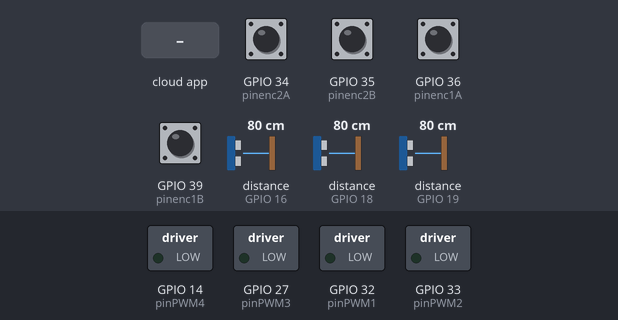
This sketch was run on a simulated ESP32. On the bench: switched loads named in the sketch (green lamp = pin HIGH). Wiring (inferred from the names in the program): 3 × ultrasonic range finder: trigger GPIO 4, echo GPIO 19 / trigger GPIO 5, echo GPIO 18 / trigger GPIO 17, echo GPIO 16. The inputs (shaded band) are chosen by the test bench; at power-on: GPIO 34 (pinenc2A), GPIO 35 (pinenc2B), GPIO 36 (pinenc1A), GPIO 39 (pinenc1B) HIGH, distance to the obstacle (sensors on GPIO 16, GPIO 18, GPIO 19) 80 cm. The echo pulse lasts 58.3 µs per cm; WiFi joins after 1.5 s; servers stay silent unless stated; the ROS host is connected and sends only what is stated; pins used as bus, display or sensor lines are not drawn; what the sketch prints to the serial monitor is not drawn.

Above: at 2.7 s.
2.8 s: the phone or cloud app sets linear.x to -100
At 3.7 s:
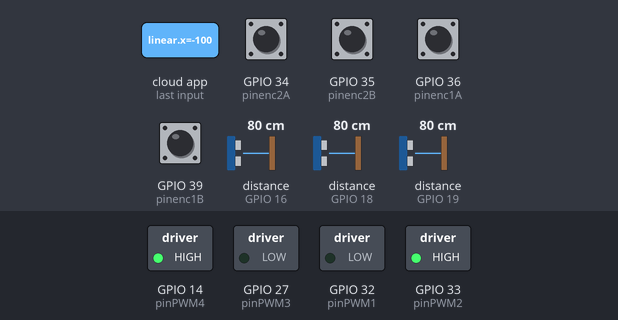
4.3 s: the phone or cloud app sets linear.x to 100
At 6.5 s:
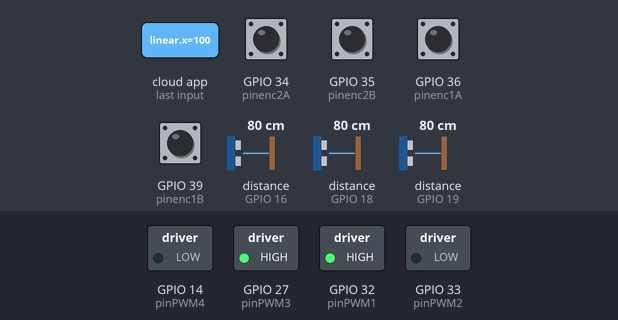
7.3 s: the phone or cloud app sets linear.x to -100
At 8.68 s:
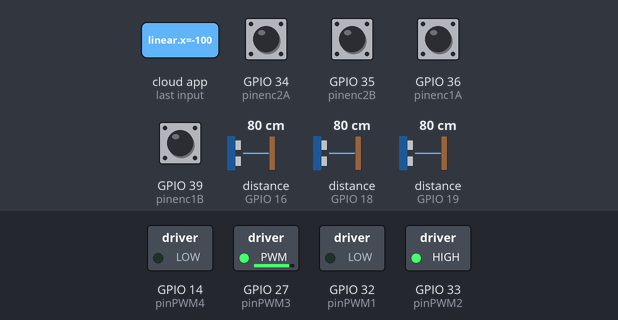
10.2 s: the phone or cloud app sets linear.x to 100
At 11.54 s:
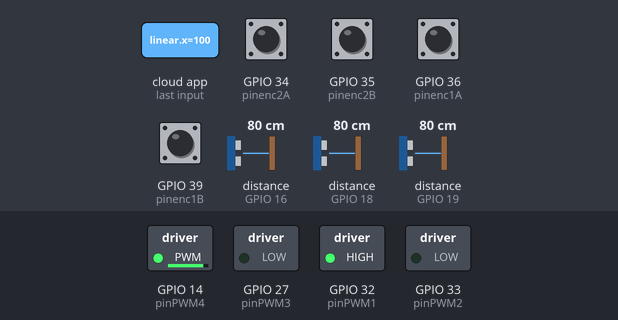
Timing chart, 0 to 13.2 s (numbered marks = the images above; inputs shaded):
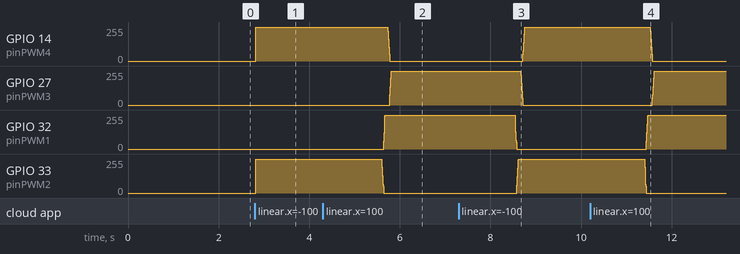

The sketch:

CodArduino.ino
```cpp
// Para evitar reinicios por batería
#include "soc/soc.h"
#include "soc/rtc_cntl_reg.h"

#include <WiFi.h>
#include <micro_ros_arduino.h>

#include <rcl/rcl.h>
#include <rclc/rclc.h>
#include <rclc/executor.h>
#include <geometry_msgs/msg/twist.h>
#include <geometry_msgs/msg/pose.h>
#include <std_msgs/msg/float32.h>
#include <geometry_msgs/msg/vector3.h>

#define M_PI 3.14159265358979323846

//============PINES===============
// --- Pines Motor 1 ---
#define pinPWM1 32
#define pinPWM2 33
#define pinenc1A 36
#define pinenc1B 39

// --- Pines Motor 2 ---
#define pinPWM3 27
#define pinPWM4 14
#define pinenc2A 34
#define pinenc2B 35

// --- Canales LEDC ---
#define chPWM1 0
#define chPWM2 1
#define chPWM3 2
#define chPWM4 3

// Definición de pines para 3 sensores
#define TRIG1 5
#define ECHO1 18

#define TRIG2 17
#define ECHO2 16

#define TRIG3 4
#define ECHO3 19
//===============================

rcl_subscription_t cmd_vel_sub;
rcl_subscription_t cmd_vel2_sub;
geometry_msgs__msg__Twist cmd_vel_msg;
geometry_msgs__msg__Twist cmd_vel2_msg;
rclc_executor_t executor;
rcl_node_t node;
rcl_allocator_t allocator;
rclc_support_t support;

// Publishers
rcl_publisher_t vel_pub_left;
rcl_publisher_t vel_pub_right;
rcl_publisher_t pose_pub;
rcl_publisher_t sensors_pub;

// Mensajes
std_msgs__msg__Float32 vel_msg_left;
std_msgs__msg__Float32 vel_msg_right;
geometry_msgs__msg__Pose pose_msg;
geometry_msgs__msg__Vector3 sensors_msg;


// --- Variables Motor 1 ---
volatile int cont1 = 0;
int contprev1 = 0;
double vel1 = 0, vel_rad1 = 0, pos_rad1 = 0, pos_rad_prev1 = 0;
double error1 = 0, error_ant1 = 0, suma_e1 = 0, dif_e1 = 0, PID1 = 0;
int PWM1_val = 0;

// --- Variables Motor 2 ---
volatile int cont2 = 0;
int contprev2 = 0;
double vel2 = 0, vel_rad2 = 0, pos_rad2 = 0, pos_rad_prev2 = 0;
double error2 = 0, error_ant2 = 0, suma_e2 = 0, dif_e2 = 0, PID2 = 0;
int PWM2_val = 0;

// -------------------------
double consigna1;
double consigna2;
//-------------------------
double sr = 0;
double sl = 0;
//=========PID================
// Motor 1
double kp1 = 163.8503;
double ki1 = 821.7901;
double kd1 = -1.1337;

// Motor 2
double kp2 = 49.6819;
double ki2 = 790.6569;
double kd2 = 0;
//===========================

// Modelo diferencial simple
  const double L = 0.23;    // distancia entre ruedas (m) AJUSTA según tu robot
  const double R =0.0325;  // radio de rueda (m)

//===========================

unsigned long t_actual = 0;
hw_timer_t *timer = NULL;

char ssid[] = "Mi 11 Lite 5G";
char password[] = "Losmueblessonblancos";
char agent_ip[]="10.152.174.188";
uint16_t agent_port = 8888; // Puerto del agente


// --- Encoder Motor 1 ---
void IRAM_ATTR int_enc1A(){
  if (digitalRead(pinenc1A)!=digitalRead(pinenc1B)) cont1++;
  else cont1--;
}
void IRAM_ATTR int_enc1B(){
  if (digitalRead(pinenc1A)==digitalRead(pinenc1B)) cont1++;
  else cont1--;
}

// --- Encoder Motor 2 ---
void IRAM_ATTR int_enc2A(){
  if (digitalRead(pinenc2A)!=digitalRead(pinenc2B)) cont2++;
  else cont2--;
}
void IRAM_ATTR int_enc2B(){
  if (digitalRead(pinenc2A)==digitalRead(pinenc2B)) cont2++;
  else cont2--;
}

double medirDistancia(int trigPin, int echoPin) {
  digitalWrite(trigPin, LOW);
  delayMicroseconds(2);
  digitalWrite(trigPin, HIGH);
  delayMicroseconds(10);
  digitalWrite(trigPin, LOW);

  long duracion = pulseIn(echoPin, HIGH);
  long distancia = duracion * 0.034 / 2; // velocidad del sonido ~340 m/s
  return distancia;
}

void cmd_vel_callback(const void * msgin) {
  const geometry_msgs__msg__Twist * msg = (const geometry_msgs__msg__Twist *)msgin;

  double v = msg->linear.x;   // velocidad lineal (m/s)
  double w = msg->angular.z;  // velocidad angular (rad/s)

  double v_r = v + w * (L/2.0);
  double v_l = v - w * (L/2.0);
  Serial.println(v_r);
  Serial.println(v_l);

  consigna1 = v_l / R; // rad/s
  consigna2 = v_r / R; // rad/s
}


void cmd_vel2_callback(const void * msgin) {
  const geometry_msgs__msg__Twist * msg = (const geometry_msgs__msg__Twist *)msgin;

  double v_l = msg->linear.x;   // velocidad lineal (m/s)
  double v_r = msg->linear.y;  // velocidad angular (rad/s)

  consigna1 = v_l / R; // rad/s
  consigna2 = v_r / R; // rad/s
}

/*void calculo_pose(){
  sr = 2*PI* R*(cont1/(44.0*35.0));
  sl = 2*PI* R*(cont2/(44.0*35.0));

  pose_msg.position.x = ((sr+sl)/(sr-sl))*(L/2)*sin((sr-sl)/L);
  pose_msg.position.y = ((sr+sl)/(sr-sl))*(L/2)*(1-cos((sr-sl)/L));
  pose_msg.orientation.z = (sr-sl)/L;
}*/

long cont1_prev_pose = 0;
long cont2_prev_pose = 0;

void calculo_pose(){
  long dcont1 = cont1 - cont1_prev_pose;
  long dcont2 = cont2 - cont2_prev_pose;

  cont1_prev_pose = cont1;
  cont2_prev_pose = cont2;

  double sr = 2 * PI * R * (dcont1 / (44.0 * 35.0));
  double sl = 2 * PI * R * (dcont2 / (44.0 * 35.0));

  double ds = (sr + sl) / 2.0;
  double dtheta = (sr - sl) / L;

  pose_msg.position.x += ds * cos(pose_msg.orientation.z + dtheta / 2.0);
  pose_msg.position.y += ds * sin(pose_msg.orientation.z  + dtheta / 2.0);
  pose_msg.orientation.z += dtheta;
}

// --- ISR Timer ---
void onTimerISR(){
  t_actual = millis();

  // Motor 1
  vel1=(cont1-contprev1)/0.01;
  pos_rad1=2*PI*cont1/(44*35);
  vel_rad1=(pos_rad1-pos_rad_prev1)/0.01;
  contprev1=cont1;
  pos_rad_prev1=pos_rad1;


  // Motor 2
  vel2=(cont2-contprev2)/0.01;
  pos_rad2=2*PI*cont2/(44*35);
  vel_rad2=(pos_rad2-pos_rad_prev2)/0.01;
  contprev2=cont2;
  pos_rad_prev2=pos_rad2;

    P3_PID(vel_rad1, consigna1, kp1, ki1, kd1, error1, error_ant1, suma_e1, dif_e1, PID1, PWM1_val);
    P3_actua(PWM1_val, chPWM1, chPWM2);

    P3_PID(vel_rad2, consigna2, kp2, ki2, kd2, error2, error_ant2, suma_e2, dif_e2, PID2, PWM2_val);
    P3_actua(PWM2_val, chPWM3, chPWM4);


}

// --- PID Genérico con parámetros por motor ---
void P3_PID(double parametro, double consigna,
            double kp, double ki, double kd,
            double &error, double &error_ant, double &suma_e, double &dif_e,
            double &PID, int &PWM){
  if(consigna == 0){
    PWM =0;
  }else{
    error = consigna - parametro;
    suma_e += error*0.01;
    dif_e = (error - error_ant)/0.01;
    PID = kp*error + ki*suma_e + kd*dif_e;
    error_ant = error;

    if(fabs(consigna - parametro) > 0.1) {
      PWM = (int)PID;
    }
    else {

      PID = 0;

    }
  }


  if(PWM > 1023) {
    PWM = 1023;
  }
  else if(PWM < -1023) {
    PWM = -1023;
  }
  else if(PWM < 200 && PWM > 0) {
    PWM = 200;
  }
  else if(PWM > -200 && PWM < 0) {
    PWM = -200;
  }
}

// --- Actuación Genérica ---
void P3_actua(int PWM, int chA, int chB){
  if(PWM > 0){
    ledcWrite(chA, PWM);
    ledcWrite(chB, 0);
  } else if(PWM < 0){
    ledcWrite(chA, 0);
    ledcWrite(chB, abs(PWM));
  } else {
    ledcWrite(chA, 0);
    ledcWrite(chB, 0);
  }
}

void setup() {
  Serial.begin(115200);

  // Protección de Batería
  WRITE_PERI_REG(RTC_CNTL_BROWN_OUT_REG, 0); // Desactivar reinicio por bajada de voltaje

  // Conectar WiFi
  WiFi.begin(ssid, password);
  while (WiFi.status() != WL_CONNECTED) {
    delay(500);
    Serial.print(".");
  }
  Serial.println("WiFi conectado");

  // Configurar transporte micro-ROS por WiFi
  set_microros_wifi_transports(ssid, password, agent_ip, agent_port);

  // Timer
  timer = timerBegin(0, 80, true);
  timerAttachInterrupt(timer, &onTimerISR, true);
  timerAlarmWrite(timer, 10000, true); // 10ms
  timerAlarmEnable(timer);

  // Encoder Motor 1
  pinMode(pinenc1A, INPUT);
  pinMode(pinenc1B, INPUT);
  attachInterrupt(digitalPinToInterrupt(pinenc1A), int_enc1A, CHANGE);
  attachInterrupt(digitalPinToInterrupt(pinenc1B), int_enc1B, CHANGE);

  // Encoder Motor 2
  pinMode(pinenc2A, INPUT);
  pinMode(pinenc2B, INPUT);
  attachInterrupt(digitalPinToInterrupt(pinenc2A), int_enc2A, CHANGE);
  attachInterrupt(digitalPinToInterrupt(pinenc2B), int_enc2B, CHANGE);

  // PWM Motor 1
  ledcSetup(chPWM1, 1000, 10);
  ledcAttachPin(pinPWM1, chPWM1);
  ledcWrite(chPWM1, 0);
  ledcSetup(chPWM2, 1000, 10);
  ledcAttachPin(pinPWM2, chPWM2);
  ledcWrite(chPWM2, 0);


  // PWM Motor 2
  ledcSetup(chPWM3, 1000, 10);
  ledcAttachPin(pinPWM3, chPWM3);
  ledcWrite(chPWM3, 0);
  ledcSetup(chPWM4, 1000, 10);
  ledcAttachPin(pinPWM4, chPWM4);
  ledcWrite(chPWM4, 0);

  //SENSOR FRONTAL
  pinMode(TRIG1, OUTPUT);
  pinMode(ECHO1, INPUT);

  //SENSOR DERECHA
  pinMode(TRIG2, OUTPUT);
  pinMode(ECHO2, INPUT);

  //SENSOR IZQUIERDA
  pinMode(TRIG3, OUTPUT);
  pinMode(ECHO3, INPUT);

  allocator = rcl_get_default_allocator();
  rclc_support_init(&support, 0, NULL, &allocator);
  rclc_node_init_default(&node, "esp32_node", "", &support);

  rclc_subscription_init_default(
    &cmd_vel_sub,
    &node,
    ROSIDL_GET_MSG_TYPE_SUPPORT(geometry_msgs, msg, Twist),
    "cmd_vel"
  );

  rclc_subscription_init_default(
    &cmd_vel2_sub,
    &node,
    ROSIDL_GET_MSG_TYPE_SUPPORT(geometry_msgs, msg, Twist),
    "cmd_vel2"
  );

  rclc_publisher_init_default(
  &vel_pub_left,
  &node,
  ROSIDL_GET_MSG_TYPE_SUPPORT(std_msgs, msg, Float32),
  "velocity_left"
  );

  rclc_publisher_init_default(
    &vel_pub_right,
    &node,
    ROSIDL_GET_MSG_TYPE_SUPPORT(std_msgs, msg, Float32),
    "velocity_right"
  );

  rclc_publisher_init_default(
  &pose_pub,
  &node,
  ROSIDL_GET_MSG_TYPE_SUPPORT(geometry_msgs, msg, Pose),
  "robot_pose"
  );

  rclc_publisher_init_default(
    &sensors_pub,
    &node,
    ROSIDL_GET_MSG_TYPE_SUPPORT(geometry_msgs, msg, Vector3),
    "sensors_vector"
    );

  rclc_executor_init(&executor, &support.context, 2, &allocator);
  rclc_executor_add_subscription(&executor, &cmd_vel_sub, &cmd_vel_msg, &cmd_vel_callback, ON_NEW_DATA);
  rclc_executor_add_subscription(&executor, &cmd_vel2_sub, &cmd_vel2_msg, &cmd_vel2_callback, ON_NEW_DATA);


  pose_msg.position.x = 0.0;
  pose_msg.position.y = 0.0;
  pose_msg.position.z = 0.0;

  pose_msg.orientation.x = 0.0;
  pose_msg.orientation.y = 0.0;
  pose_msg.orientation.z = 0.0;
  pose_msg.orientation.w = 0.0;


}

void loop() {

  // EN CENTIMETROS
  double d1 = medirDistancia(TRIG1, ECHO1);
  double d2 = medirDistancia(TRIG2, ECHO2);
  double d3 = medirDistancia(TRIG3, ECHO3);

  rclc_executor_spin_some(&executor, RCL_MS_TO_NS(10));

  calculo_pose();

  sensors_msg.x = d1;
  sensors_msg.y = d2;
  sensors_msg.z = d3;

  vel_msg_left.data  = vel_rad1;  // velocidad angular rueda izquierda
  vel_msg_right.data = vel_rad2;  // velocidad angular rueda derecha

  rcl_publish(&vel_pub_left, &vel_msg_left, NULL);
  rcl_publish(&vel_pub_right, &vel_msg_right, NULL);
  rcl_publish(&pose_pub, &pose_msg, NULL);
  rcl_publish(&sensors_pub, &sensors_msg, NULL);


  delay(10);
}
```

Measured:
- after the input at 2.8 s, GPIO 14 (pinPWM4), GPIO 33 (pinPWM2): 0/255 → 255/255 at once
- after the input at 4.3 s, GPIO 14 (pinPWM4): 255/255 → 0/255 after 1.4 s; GPIO 27 (pinPWM3): 0/255 → 255/255 after 1.5 s; GPIO 32 (pinPWM1): 0/255 → 255/255 after 1.3 s; GPIO 33 (pinPWM2): 255/255 → 0/255 after 1.3 s
- after the input at 7.3 s, GPIO 14 (pinPWM4): 0/255 → 255/255 after 1.4 s; GPIO 27 (pinPWM3): 255/255 → 0/255 after 1.4 s; GPIO 32 (pinPWM1): 255/255 → 0/255 after 1.2 s; GPIO 33 (pinPWM2): 0/255 → 255/255 after 1.3 s
- after the input at 10.2 s, GPIO 14 (pinPWM4): 255/255 → 0/255 after 1.3 s; GPIO 27 (pinPWM3): 0/255 → 255/255 after 1.4 s; GPIO 32 (pinPWM1): 0/255 → 255/255 after 1.2 s; GPIO 33 (pinPWM2): 255/255 → 0/255 after 1.2 s
